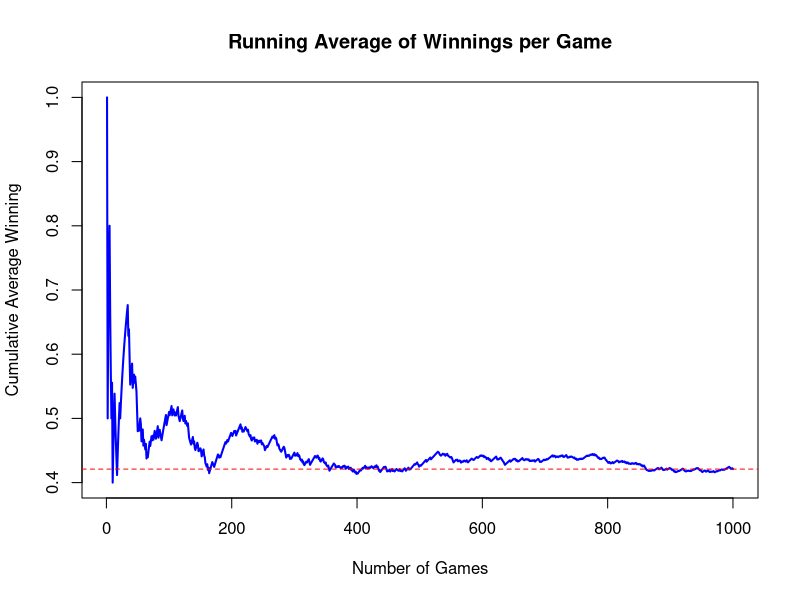

This figure's R source:
# Set the win probability on red for standard American roulette:
# 18 red pockets out of 38 total.
p <- 18/38

# Number of series (games) to simulate
nGames <- 1000

# Initialize vector to store outcome of each game
results <- numeric(nGames)

set.seed(123)  

for(i in 1:nGames) {
  # First bet: if win (red) with probability p, outcome = +1.
  if(runif(1) < p) {
    results[i] <- 1
  } else {
    # First bet lost, so outcome is -1 plus outcome of 2 additional bets.
    # Simulate 2 bets: number of wins ~ Binomial(2, p)
    wins <- rbinom(1, size = 2, prob = p)
    results[i] <- wins - 1  # (if wins==2: +1, if wins==1: 0, if wins==0: -1)
  }
}

# Calculate cumulative sum and running average
cumWins <- cumsum(results)
runningAvg <- cumWins / seq_len(nGames)

# Plot the running average of winnings over games
plot(runningAvg, type = "l", col = "blue", lwd = 2,
     xlab = "Number of Games", ylab = "Cumulative Average Winning",
     main = "Running Average of Winnings per Game")

# Add a horizontal line at the overall mean of the simulated results
abline(h = mean(results), col = "red", lty = 2)

# Display the overall expected winning per game (simulated average)
overallExp <- mean(results)
cat("Simulated expected winning per game: ", overallExp, "\n")

# Optionally, compare with the theoretical expectation:
# The theoretical expectation is: E[X] = p + (1-p)*(2p - 1)
theoreticalExp <- p + (1 - p) * (2 * p - 1)
cat("Theoretical expected winning per game: ", theoreticalExp, "\n")
